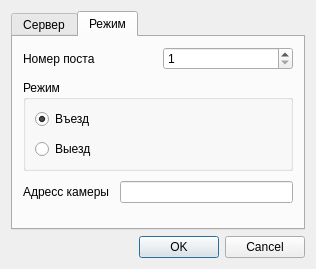
<?xml version="1.0" encoding="UTF-8"?>
<ui version="4.0">
 <class>SettingsDialog</class>
 <widget class="QDialog" name="SettingsDialog">
  <property name="geometry">
   <rect>
    <x>0</x>
    <y>0</y>
    <width>316</width>
    <height>269</height>
   </rect>
  </property>
  <property name="windowTitle">
   <string>Dialog</string>
  </property>
  <layout class="QVBoxLayout" name="verticalLayout_2">
   <item>
    <widget class="QTabWidget" name="tabWidget">
     <property name="tabPosition">
      <enum>QTabWidget::North</enum>
     </property>
     <property name="tabShape">
      <enum>QTabWidget::Rounded</enum>
     </property>
     <property name="currentIndex">
      <number>1</number>
     </property>
     <widget class="QWidget" name="server_tab">
      <attribute name="title">
       <string>Сервер</string>
      </attribute>
      <layout class="QFormLayout" name="formLayout">
       <item row="0" column="0">
        <widget class="QLabel" name="label">
         <property name="text">
          <string>Адрес сервера</string>
         </property>
         <property name="buddy">
          <cstring>server_hostname_line_edit</cstring>
         </property>
        </widget>
       </item>
       <item row="0" column="1">
        <widget class="QLineEdit" name="server_hostname_line_edit">
         <property name="text">
          <string/>
         </property>
         <property name="placeholderText">
          <string>Server@gss.uz</string>
         </property>
        </widget>
       </item>
       <item row="1" column="0">
        <widget class="QLabel" name="label_2">
         <property name="enabled">
          <bool>true</bool>
         </property>
         <property name="text">
          <string>Логин пользователя</string>
         </property>
         <property name="buddy">
          <cstring>server_login_line_edit</cstring>
         </property>
        </widget>
       </item>
       <item row="1" column="1">
        <widget class="QLineEdit" name="server_login_line_edit">
         <property name="enabled">
          <bool>true</bool>
         </property>
         <property name="text">
          <string/>
         </property>
         <property name="placeholderText">
          <string>root</string>
         </property>
        </widget>
       </item>
       <item row="2" column="0">
        <widget class="QLabel" name="label_3">
         <property name="enabled">
          <bool>true</bool>
         </property>
         <property name="text">
          <string>Пароль</string>
         </property>
         <property name="buddy">
          <cstring>server_password_line_edit</cstring>
         </property>
        </widget>
       </item>
       <item row="2" column="1">
        <widget class="QLineEdit" name="server_password_line_edit">
         <property name="enabled">
          <bool>true</bool>
         </property>
         <property name="text">
          <string/>
         </property>
         <property name="echoMode">
          <enum>QLineEdit::Password</enum>
         </property>
         <property name="clearButtonEnabled">
          <bool>true</bool>
         </property>
        </widget>
       </item>
       <item row="3" column="0">
        <widget class="QLabel" name="label_4">
         <property name="text">
          <string>Порт</string>
         </property>
         <property name="buddy">
          <cstring>server_port_spin_box</cstring>
         </property>
        </widget>
       </item>
       <item row="3" column="1">
        <widget class="QSpinBox" name="server_port_spin_box">
         <property name="maximum">
          <number>99999</number>
         </property>
         <property name="singleStep">
          <number>10</number>
         </property>
         <property name="value">
          <number>3306</number>
         </property>
        </widget>
       </item>
      </layout>
     </widget>
     <widget class="QWidget" name="mode_tab">
      <attribute name="title">
       <string>Режим</string>
      </attribute>
      <layout class="QVBoxLayout" name="verticalLayout">
       <property name="spacing">
        <number>10</number>
       </property>
       <property name="leftMargin">
        <number>10</number>
       </property>
       <property name="topMargin">
        <number>10</number>
       </property>
       <property name="rightMargin">
        <number>10</number>
       </property>
       <property name="bottomMargin">
        <number>10</number>
       </property>
       <item>
        <layout class="QHBoxLayout" name="horizontalLayout_2">
         <item>
          <widget class="QLabel" name="label_15">
           <property name="text">
            <string>Номер поста</string>
           </property>
          </widget>
         </item>
         <item>
          <widget class="QSpinBox" name="barrier_number_spin">
           <property name="enabled">
            <bool>true</bool>
           </property>
           <property name="minimum">
            <number>1</number>
           </property>
           <property name="maximum">
            <number>16</number>
           </property>
          </widget>
         </item>
        </layout>
       </item>
       <item>
        <widget class="QGroupBox" name="groupBox_2">
         <property name="title">
          <string>Режим</string>
         </property>
         <layout class="QVBoxLayout" name="verticalLayout_4">
          <property name="spacing">
           <number>10</number>
          </property>
          <item>
           <widget class="QRadioButton" name="enterRadio">
            <property name="text">
             <string>Въезд</string>
            </property>
            <property name="checked">
             <bool>true</bool>
            </property>
           </widget>
          </item>
          <item>
           <widget class="QRadioButton" name="exitRadio">
            <property name="text">
             <string>Выезд</string>
            </property>
           </widget>
          </item>
         </layout>
        </widget>
       </item>
       <item>
        <layout class="QHBoxLayout" name="horizontalLayout_4">
         <property name="spacing">
          <number>10</number>
         </property>
         <item>
          <widget class="QLabel" name="label_16">
           <property name="text">
            <string>Адресс камеры</string>
           </property>
          </widget>
         </item>
         <item>
          <widget class="QLineEdit" name="camera_ip_edit"/>
         </item>
        </layout>
       </item>
       <item>
        <spacer name="verticalSpacer">
         <property name="orientation">
          <enum>Qt::Vertical</enum>
         </property>
         <property name="sizeHint" stdset="0">
          <size>
           <width>20</width>
           <height>40</height>
          </size>
         </property>
        </spacer>
       </item>
      </layout>
     </widget>
    </widget>
   </item>
   <item>
    <widget class="QDialogButtonBox" name="buttonBox">
     <property name="orientation">
      <enum>Qt::Horizontal</enum>
     </property>
     <property name="standardButtons">
      <set>QDialogButtonBox::Cancel|QDialogButtonBox::Ok</set>
     </property>
     <property name="centerButtons">
      <bool>false</bool>
     </property>
    </widget>
   </item>
  </layout>
 </widget>
 <resources/>
 <connections>
  <connection>
   <sender>buttonBox</sender>
   <signal>accepted()</signal>
   <receiver>SettingsDialog</receiver>
   <slot>accept()</slot>
   <hints>
    <hint type="sourcelabel">
     <x>236</x>
     <y>237</y>
    </hint>
    <hint type="destinationlabel">
     <x>157</x>
     <y>274</y>
    </hint>
   </hints>
  </connection>
  <connection>
   <sender>buttonBox</sender>
   <signal>rejected()</signal>
   <receiver>SettingsDialog</receiver>
   <slot>reject()</slot>
   <hints>
    <hint type="sourcelabel">
     <x>268</x>
     <y>237</y>
    </hint>
    <hint type="destinationlabel">
     <x>286</x>
     <y>274</y>
    </hint>
   </hints>
  </connection>
 </connections>
</ui>
